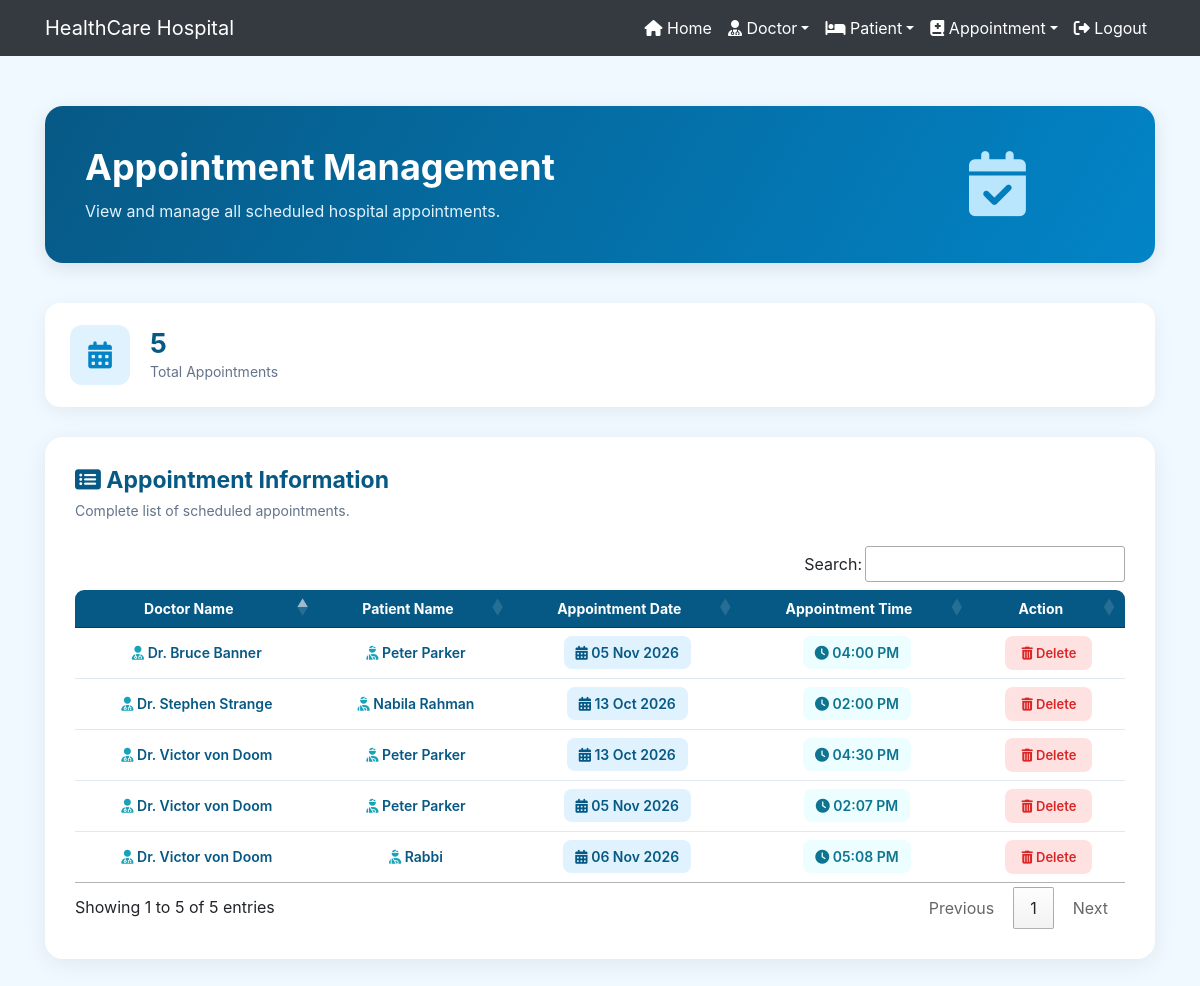
The page /view_appointment/ (signed in) on the database its author committed.
### hospital/models.py (models this page shows, shortened)
class Appointment(models.Model):
    doctor = models.ForeignKey(Doctor, on_delete=models.CASCADE)
    patient = models.ForeignKey(Patient, on_delete=models.CASCADE)
    date1 = models.DateField()
    time1 = models.TimeField()

class Doctor(models.Model):
    name = models.CharField(max_length=50)
    mobile = models.IntegerField()
    speciality = models.CharField(max_length=50)
    def __str__(self):
        return self.name

class Patient(models.Model):
    name = models.CharField(max_length=50)
    gender = models.CharField(max_length=10)
    mobile = models.IntegerField(null=True)
    address = models.CharField(max_length=150)
    def __str__(self):
        return self.name

### hospital/views.py (the view)
# urls.py: path('view_appointment/', View_Appointment, name='view_appointment'),
def View_Appointment(request):
    if not request.user.is_staff:
        return redirect('login')      ###
    appoint = Appointment.objects.all()
    ap = {'appoint':appoint}
    return render(request, 'view_appointment.html', ap)

### hospital/templates/view_appointment.html (shortened to what this page needs)
{% extends "navigationbar.html" %}
{% load static %}
{% block body %}
<section class="view-appointment-section">
    <div class="container">
        <div class="appointment-header">
            <div class="row align-items-center">
                <div class="col-md-9">
                    <h1>Appointment Management</h1>
                    <p>
                        View and manage all scheduled
                        hospital appointments.
                    </p>
                </div>
                <div class="col-md-3 text-center text-md-end">
                    <i class="fas fa-calendar-check appointment-header-icon"></i>
                </div>
            </div>
        </div>
        <div class="appointment-stat-card">
            <div class="appointment-stat-icon">
                <i class="fas fa-calendar-alt"></i>
            </div>
            <div>
                <h3>{{ appoint|length }}</h3>
                <p>Total Appointments</p>
            </div>
        </div>
        <div class="appointment-table-card">
            <div class="table-heading">
                <div>
                    <h3>
                        <i class="fas fa-list-alt me-2"></i>
                        Appointment Information
                    </h3>
                    <p>
                        Complete list of scheduled appointments.
                    </p>
                </div>
            </div>
            <div class="table-responsive">
                <table class="appointment-table" id="example">
                    <thead>
                        <tr>
                            <th>Doctor Name</th>
                            <th>Patient Name</th>
                            <th>Appointment Date</th>
                            <th>Appointment Time</th>
                            <th>Action</th>
                        </tr>
                    </thead>
                    <tbody>
                        {% for i in appoint %}
                        <tr>
                            <td>
                                <span class="appointment-person">
                                    <i class="fas fa-user-md text-info me-2"></i>
                                    {{ i.doctor }}
                                </span>
                            </td>
                            <td>
                                <span class="appointment-person">
                                    <i class="fas fa-user-injured text-info me-2"></i>
                                    {{ i.patient }}
                                </span>
                            </td>
                            <td>
                                <span class="date-badge">
                                    <i class="fas fa-calendar-alt me-1"></i>
                                    {{ i.date1|date:"d M Y" }}
                                </span>
                            </td>
                            <td>
                                <span class="time-badge">
                                    <i class="fas fa-clock me-1"></i>
                                    {{ i.time1|time:"h:i A" }}
                                </span>
                            </td>
                            <td class="text-center">
                                <a href="{% url 'delete_appointment' i.id %}"
                                   onclick="return confirm('Are you sure you want to delete this appointment?')"
                                   class="delete-btn">
                                    <i class="fas fa-trash-alt me-1"></i>
                                    Delete
                                </a>
                            </td>
                        </tr>
                        {% endfor %}
                    </tbody>
                </table>
            </div>
        </div>
    </div>
</section>
{% endblock %}

### hospital/static/css/mystyle.css (style rules this page uses)
#example th, #example td { text-align:center; }
#example thead th { font-weight: bold; }

### hospital/templates/view_appointment.html (style rules this page uses)
.view-appointment-section { background: #f0f9ff; min-height: 90vh; padding: 50px 0 80px; }
.appointment-header { background: linear-gradient(120deg, #075985, #0284c7); padding: 40px; border-radius: 18px; color: white; margin-bottom: 40px; box-shadow: 0 5px 20px rgba(0,0,0,0.1); }
.appointment-header h1 { font-size: 36px; font-weight: bold; margin-bottom: 10px; }
.appointment-header p { color: #e0f2fe; font-size: 16px; margin-bottom: 0; }
.appointment-header-icon { font-size: 65px; color: #bae6fd; }
.appointment-stat-card { background: white; padding: 22px 25px; border-radius: 15px; box-shadow: 0 5px 20px rgba(0,0,0,0.06); margin-bottom: 30px; display: flex; align-items: center; gap: 20px; }
.appointment-stat-icon { width: 60px; height: 60px; background: #e0f2fe; color: #0284c7; border-radius: 12px; display: flex; align-items: center; justify-content: center; font-size: 27px; }
.appointment-stat-card h3 { color: #075985; font-size: 27px; font-weight: bold; margin: 0; }
.appointment-stat-card p { color: #64748b; margin: 0; font-size: 14px; }
.appointment-table-card { background: white; padding: 30px; border-radius: 18px; box-shadow: 0 5px 25px rgba(0,0,0,0.07); }
.table-heading { display: flex; justify-content: space-between; align-items: center; margin-bottom: 25px; }
.table-heading h3 { color: #075985; font-weight: bold; font-size: 23px; margin: 0; }
.table-heading p { color: #64748b; margin: 5px 0 0; font-size: 14px; }
.appointment-table { width: 100%; border-collapse: separate; border-spacing: 0; }
.appointment-table thead th { background: #075985; color: white; padding: 17px 15px; font-size: 14px; font-weight: 600; white-space: nowrap; border: none; }
.appointment-table thead th:first-child { border-radius: 9px 0 0 0; }
.appointment-table thead th:last-child { border-radius: 0 9px 0 0; text-align: center; }
.appointment-table tbody td { padding: 18px 15px; color: #475569; font-size: 14px; vertical-align: middle; border-bottom: 1px solid #e2e8f0; }
.appointment-table tbody tr { transition: 0.3s; }
.appointment-table tbody tr:last-child td { border-bottom: none; }
.appointment-person { color: #075985; font-weight: 600; white-space: nowrap; }
.date-badge { display: inline-block; background: #e0f2fe; color: #075985; padding: 8px 12px; border-radius: 8px; font-weight: 600; white-space: nowrap; }
.time-badge { display: inline-block; background: #ecfeff; color: #0e7490; padding: 8px 12px; border-radius: 8px; font-weight: 600; white-space: nowrap; }
.delete-btn { background: #fee2e2; color: #dc2626; border: none; padding: 9px 16px; border-radius: 8px; font-size: 13px; font-weight: 600; text-decoration: none; transition: 0.3s; display: inline-block; white-space: nowrap; }

### rows shown on the page
Appointment: doctor "Dr. Victor von Doom", patient "Peter Parker", date1 "13 Oct 2026", time1 "04:30 PM"
Appointment: doctor "Dr. Stephen Strange", patient "Nabila Rahman", date1 "13 Oct 2026", time1 "02:00 PM"
Appointment: doctor "Dr. Bruce Banner", patient "Peter Parker", date1 "05 Nov 2026", time1 "04:00 PM"
Appointment: doctor "Dr. Victor von Doom", patient "Peter Parker", date1 "05 Nov 2026", time1 "02:07 PM"
Appointment: doctor "Dr. Victor von Doom", patient "Rabbi", date1 "06 Nov 2026", time1 "05:08 PM"

### other values the page prints
{{ appoint|length }} "5"
